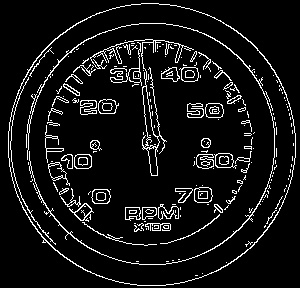
#> input picture test.jpg, 300 x 288 px, given in place of the camera
$ python prac.py
#> lines starting #> are read from the running program, lines starting #| are printed output that depends on the picture; after the words box and inside, x2 and y2 are one past the last pixel; in counts of white or black regions, pixels touching at a corner belong together

import cv2
import numpy as np
import imutils
import sys
from imutils.video import VideoStream
from imutils.video import FPS
from matplotlib import pyplot as plt
import time, datetime


# [64 lines left out: functions avg_lines, convert_into_pixel_points, crop_image, not called in this run]

def calibration(img, h, w):
    gray = cv2.cvtColor(img, cv2.COLOR_BGR2GRAY)
    blur = cv2.medianBlur(gray,27)
    edges = cv2.Canny(blur,75,100)

    circles = cv2.HoughCircles(edges, cv2.HOUGH_GRADIENT, 1.2, 100)
    if circles is not None:
      circles = np.round(circles[0,:].astype("int"))
      for (x,y,r) in circles:
        #cv2.circle(img,(x,y),r,(0,255,0),4)
        #cv2.rectangle(img,(x-5,y-5),(x+5,y+5),(0,128,255),-1)
        separation = 10.0  #in degrees
        interval = int(360 / separation)
        p1 = np.zeros((interval,2))  #set empty arrays
        p2 = np.zeros((interval,2))
        p_text = np.zeros((interval,2))
        for i in range(0,interval):
          for j in range(0,2):
            if (j%2==0):
              p1[i][j] = x + 0.9 * r * np.cos(separation * i * 3.14 / 180) #point for lines
            else:
              p1[i][j] = y + 0.9 * r * np.sin(separation * i * 3.14 / 180)
        text_offset_x = 10
        text_offset_y = 5
        for i in range(0, interval):
          for j in range(0, 2):
            if (j % 2 == 0):
              p2[i][j] = x + r * np.cos(separation * i * 3.14 / 180)
              p_text[i][j] = x - text_offset_x + 1.2 * r * np.cos((separation) * (i+9) * 3.14 / 180) #point for text labels, i+9 rotates the labels by 90 degrees
            else:
              p2[i][j] = y + r * np.sin(separation * i * 3.14 / 180)
              p_text[i][j] = y + text_offset_y + 1.2* r * np.sin((separation) * (i+9) * 3.14 / 180)
              # point for text labels, i+9 rotates the labels by 90 degrees

        #add the lines and labels to the image
        #for i in range(0,interval):
        #  cv2.line(img, (int(p1[i][0]), int(p1[i][1])), (int(p2[i][0]), int(p2[i][1])),(0, 255, 0), 2)
        #  cv2.putText(img, '%s' %(int(i*separation)), (int(p_text[i][0]), int(p_text[i][1])), cv2.FONT_HERSHEY_SIMPLEX, 0.3,(0,0,255),1,cv2.LINE_AA)
    return


def main():
  print ("[INFO] Starting video stream...")
  video = cv2.VideoCapture(-1)
  #video = cv2.VideoCapture('IMG_8401.MOV')

  while True:
    check, img = video.read()
#> img is the input picture: shape (288, 300, 3); min 0, max 255, mean 20.4
    gauge_number = 3
    #img, check = cv2.imread('gauge-%s.jpg' % (gauge_number))
    if not check:
      video = cv2.videoCapture(-1)
      #video = cv2.VideoCapture('IMG_8401.MOV')
      continue
    height, width = img.shape[:2]
#> height = 288; width = 300
    #crop = crop_image(img,height,width)
    #blur = cv2.medianBlur(img,13) #temp gauge
    blur = cv2.medianBlur(img,19) #rpm gauge
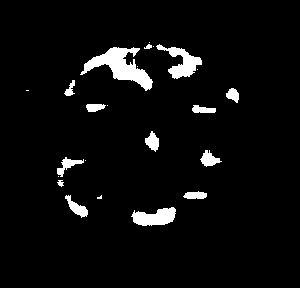
#> blur: shape (288, 300, 3); values 0 (black) and 1 (white), 4.6% white; 23 white regions (9 under 20 px), largest, box (x1, y1, x2, y2) and area: (80, 47, 153, 91) 1264, (156, 44, 202, 79) 640, (131, 207, 176, 226) 571
    #blur = cv2.medianBlur(img,19) #video
    edges = cv2.Canny(blur,75,100)
#> edges: shape (288, 300); every value is 0
    lines = cv2.HoughLinesP(edges,1,np.pi/180,50,maxLineGap = 40,minLineLength = 200)
#> lines = None
    if lines is not None:
      lines_avg = avg_lines(lines)
      for line in lines:
        x1,y1,x2,y2 = line[0]
        #cv2.line(img,(x1,y1),(x2,y2),(0,255,0),5)
        (x3,y3),(x4,y4) = convert_into_pixel_points(y1,y2,lines_avg)
        cv2.line(img,(x3,y3),(x4,y4),(0,255,0),2)
        cv2.rectangle(img,(x3-5,y3-5),(x3+5,y3+5),(0,128,255),-1)
        #cv2.rectangle(img,(x4-5,y4-5),(x4+5,y4+5),(0,128,255),1)
        # Get angle of gauge needle
        angle = np.rad2deg(np.arctan2(y4 - y3, x4 - x3))
        #angle = np.rad2deg(np.arctan2(y3 - y4, x3 - x4)) #backwards for testing
        if angle < 0:
          location_neg = angle - 90
          location_neg1 = location_neg * (-2)
          location = location_neg + location_neg1
        else:
          #print (angle)
          # Get 360 degree equivelent value of needle angle
          #print (angle)
          location = angle + 90
        # [6 lines of commented-out code are left out]
        min_angle = 45
        max_angle = 325
        min_value = 0
        max_value = 220
        #************************************

        #************************************
        # Calculation
        if location > max_angle or location < min_angle:
          None
        else:
          new_max = max_angle - min_angle
          new_min = 0
          new_tick_distance = max_value / new_max
          new_location = location - min_angle
          final_value = new_location * new_tick_distance
          if final_value > max_value or final_value < min_value:
            None
          else:
            now = datetime.datetime.now()
            print (now.isoformat(),",",final_value)
          #************************************

    calibration(img, height, width)
#> in calibration, `blur = cv2.medianBlur(gray,27)`:
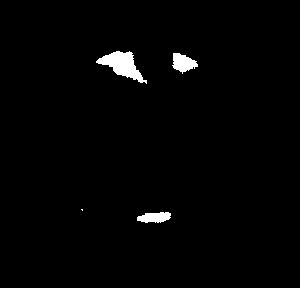
#> blur: shape (288, 300); values 0 (black) and 1 (white), 1.6% white; 4 white regions (1 under 20 px), largest, box (x1, y1, x2, y2) and area: (96, 51, 147, 84) 747, (172, 53, 198, 74) 333, (137, 212, 171, 223) 279
    #cv2.imshow("blur", blur)
    cv2.imshow("frame", img)
    cv2.imshow("edges", edges)

    key = cv2.waitKey(25)
#> (key Esc is pressed here)
    if key == 27:
      break
  video.release()
  cv2.destroyAllWindows()


if __name__=='__main__':
	main()

$ run again, on circles.jpg
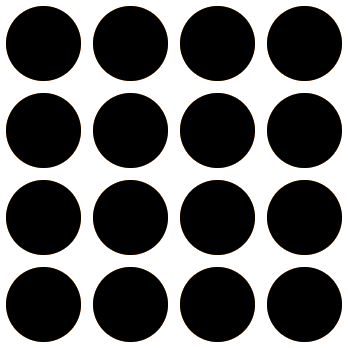
#> input picture circles.jpg, 348 x 348 px, given in place of the camera
#> in main, img is the input picture: shape (348, 348, 3); mean B, G, R 104.9, 105.6, 106.2
#> in main, `edges = cv2.Canny(blur,75,100)`:
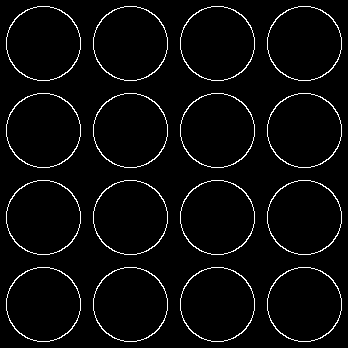
#> edges: shape (348, 348); 3.6% white in thin lines or dots
#> lines = [[10, 286, 286, 10], [59, 338, 338, 59], [14, 67, 280, 333], [64, 12, 335, 283], [6, 42, 305, 341], [42, 6, 341, 305], [6, 306, 306, 6], [59, 9, 338, 288], [9, 59, 288, 338], [129, 341, 341, 129], [64, 335, 335, 64]]
#> the loop in avg_lines, `for line in lines:` made 11 passes
#> after the loop in avg_lines, `for line in lines:`: line_slopes = [(-1, 296), (-1, 397), (1, 53), (1, -52), (1, 36), (1, -36), (-1, 312), (1, -50), (1, 50), (-1, 470), (-1, 399)]; line_weights = [390.3, 394.6, 376.2, 383.3, 422.8, 422.8, 424.3, 394.6, 394.6, 299.8, 383.3]
#> line_avg = [0.117, 162.9]
#> the loop in main, `for line in lines:` made 11 passes
#> (line, x1, y1, x2, y2, x3, y3, x4) on passes 1 to 7: ([[10, 286, 286, 10]], 1050, 286, -1305, 10, 1050, 286, -1305), ([[59, 338, 338, 59]], 1494, 338, -887, 59, 1494, 338, -887), ([[14, 67, 280, 333]], -819, 67, 1452, 333, -819, 67, 1452), ([[64, 12, 335, 283]], -1288, 12, 1025, 283, -1288, 12, 1025), ([[6, 42, 305, 341]], -1032, 42, 1520, 341, -1032, 42, 1520), ([[42, 6, 341, 305]], -1339, 6, 1213, 305, -1339, 6, 1213), ([[6, 306, 306, 6]], 1221, 306, -1339, 6, 1221, 306, -1339)
#> (printed output is left out)
#> in calibration, `edges = cv2.Canny(blur,75,100)`:
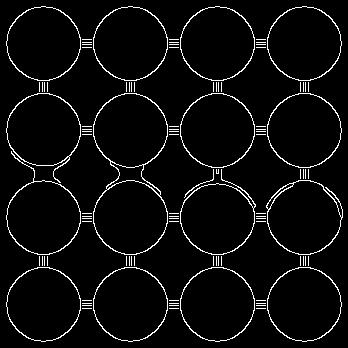
#> edges: shape (348, 348); 4.7% white in thin lines or dots
#> in calibration, `circles = cv2.HoughCircles(edges, cv2.HOUGH_GRADIENT, 1.2, 100)`: circles = [[131.4, 42.6, 36.36], [130.2, 216.6, 35.88], [216.6, 131.4, 36.36], [42.6, 305.4, 36.72], [305.4, 42.6, 36.72], [216.6, 305.4, 35.88]]
#> in calibration, `circles = np.round(circles[0,:].astype("int"))`: circles = [[131, 42, 36], [130, 216, 35], [216, 131, 36], [42, 305, 36], [305, 42, 36], [216, 305, 35]]
#> the loop in calibration, `for (x,y,r) in circles:` made 6 passes
